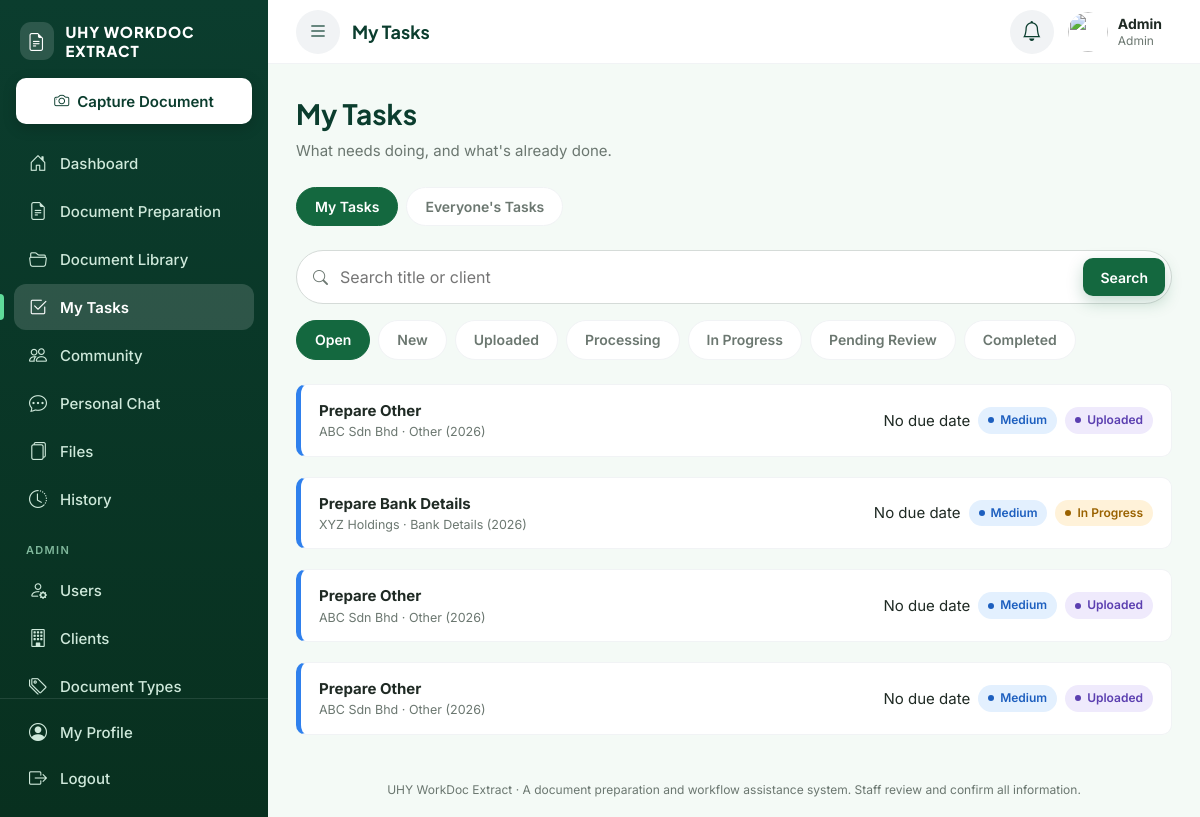
/tasks/index.php (signed in), run on the app's committed database.
### tables this page shows
CREATE TABLE `users` (
  `user_id` int(10) UNSIGNED NOT NULL,
  `name` varchar(120) NOT NULL,
  `username` varchar(50) NOT NULL,
  `email` varchar(150) NOT NULL,
  `password` varchar(255) NOT NULL,
  `role` enum('admin','staff') NOT NULL DEFAULT 'staff',
  `staff_type` enum('staff','contract','intern') DEFAULT NULL,
  `department` varchar(50) DEFAULT NULL,
  `avatar_path` varchar(255) DEFAULT NULL,
  `status` enum('active','inactive') NOT NULL DEFAULT 'active',
  `must_change_password` tinyint(1) NOT NULL DEFAULT 1,
  `last_login_at` datetime DEFAULT NULL,
  `created_at` timestamp NOT NULL DEFAULT current_timestamp(),
  `updated_at` timestamp NOT NULL DEFAULT current_timestamp() ON UPDATE current_timestamp()
);

CREATE TABLE `tasks` (
  `task_id` int(10) UNSIGNED NOT NULL,
  `document_id` int(10) UNSIGNED DEFAULT NULL,
  `client_id` int(10) UNSIGNED DEFAULT NULL,
  `title` varchar(200) NOT NULL,
  `assigned_to` int(10) UNSIGNED NOT NULL,
  `created_by` int(10) UNSIGNED NOT NULL,
  `status` enum('new','uploaded','processing','in_progress','pending_review','completed') NOT NULL DEFAULT 'new',
  `priority` enum('low','medium','high','urgent') NOT NULL DEFAULT 'medium',
  `due_date` date DEFAULT NULL,
  `seen_at` datetime DEFAULT NULL,
  `created_at` timestamp NOT NULL DEFAULT current_timestamp(),
  `updated_at` timestamp NOT NULL DEFAULT current_timestamp() ON UPDATE current_timestamp(),
  `completed_at` datetime DEFAULT NULL
);

CREATE TABLE `clients` (
  `client_id` int(10) UNSIGNED NOT NULL,
  `client_name` varchar(150) NOT NULL,
  `registration_no` varchar(50) DEFAULT NULL,
  `contact_person` varchar(120) DEFAULT NULL,
  `status` enum('active','inactive') NOT NULL DEFAULT 'active',
  `created_by` int(10) UNSIGNED DEFAULT NULL,
  `created_at` timestamp NOT NULL DEFAULT current_timestamp()
);

CREATE TABLE `documents` (
  `document_id` int(10) UNSIGNED NOT NULL,
  `client_id` int(10) UNSIGNED NOT NULL,
  `type_id` int(10) UNSIGNED NOT NULL,
  `document_name` varchar(200) NOT NULL,
  `year` smallint(5) UNSIGNED NOT NULL,
  `uploaded_by` int(10) UNSIGNED NOT NULL,
  `current_version_id` int(10) UNSIGNED DEFAULT NULL,
  `prepared_from_version_id` int(10) UNSIGNED DEFAULT NULL,
  `status` enum('draft','in_review','returned','approved','final') NOT NULL DEFAULT 'draft',
  `is_deleted` tinyint(1) NOT NULL DEFAULT 0,
  `deleted_at` datetime DEFAULT NULL,
  `deleted_by` int(10) UNSIGNED DEFAULT NULL,
  `created_at` timestamp NOT NULL DEFAULT current_timestamp(),
  `updated_at` timestamp NOT NULL DEFAULT current_timestamp() ON UPDATE current_timestamp()
);

### includes/functions.php (called while the page is built, shortened)
<?php
function e(?string $value): string
{
    return htmlspecialchars((string)$value, ENT_QUOTES, 'UTF-8');
}
function url(string $path = ''): string
{
    return BASE_URL . '/' . ltrim($path, '/');
}

### config/database.php (called while the page is built, shortened)
<?php
function db(): PDO
{
    static $pdo = null;
    if ($pdo === null) {
        try {
            $pdo = new PDO(
                'mysql:host=' . DB_HOST . ';dbname=' . DB_NAME . ';charset=utf8mb4',
                DB_USER,
                DB_PASS,
                [
                    PDO::ATTR_ERRMODE            => PDO::ERRMODE_EXCEPTION,
                    PDO::ATTR_DEFAULT_FETCH_MODE => PDO::FETCH_ASSOC,
                    PDO::ATTR_EMULATE_PREPARES   => false,
                    PDO::MYSQL_ATTR_INIT_COMMAND => "SET time_zone = '+08:00'",
                ]
            );
        } catch (PDOException $e) {
            error_log('DB connection failed: ' . $e->getMessage());
            http_response_code(500);
            exit(APP_DEBUG
                ? 'Database connection failed: ' . htmlspecialchars($e->getMessage())
                : 'The system is temporarily unavailable.');
        }
    }
    return $pdo;
}

### includes/auth.php (called while the page is built, shortened)
<?php
function current_user(): ?array
{
    static $user = null;
    static $loaded = false;
    if ($loaded) {
        return $user;
    }
    $stmt = db()->prepare(
        'SELECT user_id, name, username, email, role, staff_type, department, status, must_change_password, avatar_path
         FROM users WHERE user_id = ? LIMIT 1'
    );
    $stmt->execute([$_SESSION['user_id']]);
    $row = $stmt->fetch();
    $user = $row;
    return $user;
}
function require_login(bool $allowPasswordChange = false): array
{
    $user = current_user();
    return $user;
}

### includes/permissions.php (called while the page is built, shortened)
<?php
function permission_map(): array
{
    $staffCommon = [
        'dashboard.view',
        'document.capture',
        'document.prepare',
        'document.library',
        'document.submit',
        'task.view',
        'community.use',
        'chat.use',
        'history.view',
    ];
    $seniorExtras = [
        'document.export',
        'document.approve',
        'task.create',
        'task.assign',
        'files.view',
    ];
    return [
        'admin' => ['*'],
        'staff'    => array_merge($staffCommon, $seniorExtras),
        'contract' => array_merge($staffCommon, $seniorExtras),
        'intern' => $staffCommon,
    ];
}
function permission_profile(array $user): string
{
    if ($user['role'] === 'admin') {
        return 'admin';
    }
    return in_array($user['staff_type'], ['staff', 'contract', 'intern'], true) ? $user['staff_type'] : 'staff';
}
function can(string $permission, ?array $user = null): bool
{
    $user ??= current_user();
    $allowed = permission_map()[permission_profile($user)] ?? [];
    return in_array('*', $allowed, true) || in_array($permission, $allowed, true);
}
function require_permission(string $permission): array
{
    $user = require_login();
    return $user;
}

### services/TaskService.php (called while the page is built, shortened)
<?php
class TaskService
{
    public static function statuses(): array
    {
        return [
            'new' => 'New', 'uploaded' => 'Uploaded', 'processing' => 'Processing',
            'in_progress' => 'In Progress', 'pending_review' => 'Pending Review', 'completed' => 'Completed',
        ];
    }
    public static function search(int $viewerId, string $scope, string $status, string $q, int $limit, int $offset): array
    {
        $sql = 'SELECT t.*, c.client_name, d.document_name, d.year AS document_year, a.name AS assignee_name
                FROM tasks t
                LEFT JOIN clients c ON c.client_id = t.client_id
                LEFT JOIN documents d ON d.document_id = t.document_id
                JOIN users a ON a.user_id = t.assigned_to
                WHERE 1=1';
        $p = [];
        if ($scope === 'mine') {
            $sql .= ' AND t.assigned_to = ?';
            $p[] = $viewerId;
        }
        if ($status === 'completed') {
            $sql .= " AND t.status = 'completed'";
        } elseif ($status !== '') {
            $sql .= ' AND t.status = ?';
            $p[] = $status;
        } else {
            $sql .= " AND t.status <> 'completed'";
        }
        $sql .= ' ORDER BY FIELD(t.priority, "urgent","high","medium","low"),
                  (t.due_date IS NULL), t.due_date ASC, t.created_at DESC
                  LIMIT ' . (int)$limit . ' OFFSET ' . (int)$offset;
        $stmt = db()->prepare($sql);
        $stmt->execute($p);
        return $stmt->fetchAll();
    }
    public static function count(int $viewerId, string $scope, string $status, string $q): int
    {
        $sql = 'SELECT COUNT(*) FROM tasks t LEFT JOIN clients c ON c.client_id = t.client_id WHERE 1=1';
        $p = [];
        if ($scope === 'mine') { $sql .= ' AND t.assigned_to = ?'; $p[] = $viewerId; }
        if ($status === 'completed') { $sql .= " AND t.status = 'completed'"; }
        elseif ($status !== '') { $sql .= ' AND t.status = ?'; $p[] = $status; }
        else { $sql .= " AND t.status <> 'completed'"; }
        $stmt = db()->prepare($sql);
        $stmt->execute($p);
        return (int)$stmt->fetchColumn();
    }
}

### includes/badges.php (called while the page is built, shortened)
<?php
function get_badge_counts(int $userId): array
{
    $count = function (string $sql, array $params): int {
        $stmt = db()->prepare($sql);
        $stmt->execute($params);
        return (int)$stmt->fetchColumn();
    };
    $chat = $count(
        'SELECT COUNT(*) FROM messages WHERE receiver_id = ? AND is_read = 0',
        [$userId]
    );
    $tasks = $count(
        "SELECT COUNT(*) FROM tasks
         WHERE assigned_to = ? AND seen_at IS NULL AND status <> 'completed'",
        [$userId]
    );
    $community = $count(
        'SELECT COUNT(*)
         FROM community_posts p
         JOIN community_channels c ON c.channel_id = p.channel_id AND c.is_active = 1
         LEFT JOIN community_reads r ON r.channel_id = p.channel_id AND r.user_id = ?
         JOIN users me ON me.user_id = ?
         WHERE p.user_id <> ?
           AND p.post_id > COALESCE(r.last_read_post_id, 0)
           AND p.created_at >= me.created_at',
        [$userId, $userId, $userId]
    );
    $notifications = $count(
        'SELECT COUNT(*) FROM notifications WHERE user_id = ? AND is_read = 0',
        [$userId]
    );
    return [
        'tasks'         => $tasks,
        'community'     => $community,
        'chat'          => $chat,
        'notifications' => $notifications,
    ];
}

### tasks/index.php (the view, shortened to what this page needs)
<?php
require_once __DIR__ . '/../includes/bootstrap.php';
require_once __DIR__ . '/../services/TaskService.php';
$user   = require_permission('task.view');
$userId = (int)$user['user_id'];
$scope  = ($user['role'] === 'admin' && ($_GET['scope'] ?? 'mine') === 'all') ? 'all' : 'mine';
$status = TaskService::statuses()[$_GET['status'] ?? ''] ? $_GET['status'] : '';
$q      = trim($_GET['q'] ?? '');
$perPage = 20;
$total   = TaskService::count($userId, $scope, $status, $q);
$pages   = max(1, (int)ceil($total / $perPage));
$page    = min(max(1, (int)($_GET['page'] ?? 1)), $pages);
$tasks   = TaskService::search($userId, $scope, $status, $q, $perPage, ($page - 1) * $perPage);
$link = function (array $extra) use ($scope, $status, $q): string {
    $params = array_filter(array_merge(['scope' => $scope, 'status' => $status, 'q' => $q], $extra), fn($v) => $v !== '' && $v !== null);
    return url('tasks/index.php' . ($params ? '?' . http_build_query($params) : ''));
};
$pageTitle = 'My Tasks';
require __DIR__ . '/../includes/header.php';
?>
<div class="df-page-header">
    <div>
        <h1>My Tasks</h1>
        <p class="df-page-sub">What needs doing, and what's already done.</p>
    </div>
</div>
<?php if ($user['role'] === 'admin'): ?>
    <div class="df-tabs">
        <a class="df-tab<?= $scope === 'mine' ? ' is-active' : '' ?>" href="<?= e($link(['scope' => 'mine'])) ?>">My Tasks</a>
        <a class="df-tab<?= $scope === 'all' ? ' is-active' : '' ?>" href="<?= e($link(['scope' => 'all'])) ?>">Everyone's Tasks</a>
    </div>
<?php endif; ?>
<form method="get" class="df-search" role="search">
    <i class="bi bi-search"></i>
    <input type="search" name="q" value="<?= e($q) ?>" placeholder="Search title or client" aria-label="Search tasks">
    <button type="submit" class="df-btn df-btn-primary df-btn-sm">Search</button>
</form>
<div class="df-tabs">
    <a class="df-tab<?= $status === '' ? ' is-active' : '' ?>" href="<?= e($link(['status' => ''])) ?>">Open</a>
    <?php foreach (TaskService::statuses() as $key => $label): if ($key === 'completed') continue; ?>
        <a class="df-tab<?= $status === $key ? ' is-active' : '' ?>" href="<?= e($link(['status' => $key])) ?>"><?= e($label) ?></a>
    <?php endforeach; ?>
    <a class="df-tab<?= $status === 'completed' ? ' is-active' : '' ?>" href="<?= e($link(['status' => 'completed'])) ?>">Completed</a>
</div>
<?php if ($tasks): ?>
    <div class="df-stack">
        <?php foreach ($tasks as $t): [$dueText, $dueClass] = due_label($t['due_date']); $isNew = $t['seen_at'] === null; ?>
            <a class="df-task-row df-task-<?= e($t['priority']) ?><?= $isNew ? ' is-new' : '' ?>" href="<?= e(url('tasks/view.php?id=' . (int)$t['task_id'])) ?>">
                <div class="df-task-row-main">
                    <strong><?= e($t['title']) ?><?php if ($isNew): ?><span class="df-new-dot" title="New"></span><?php endif; ?></strong>
                    <small><?= e($t['client_name'] ?? '-') ?><?= $t['document_name'] ? ' · ' . e($t['document_name']) . ' (' . (int)$t['document_year'] . ')' : '' ?><?= $scope === 'all' ? ' · ' . e($t['assignee_name']) : '' ?></small>
                </div>
                <div class="df-task-row-meta">
                    <span class="<?= e($dueClass) ?>"><?= e($dueText) ?></span>
                    <?= status_badge($t['priority']) ?>
                    <?= status_badge($t['status']) ?>
                </div>
            </a>
        <?php endforeach; ?>
    </div>
<?php endif; ?>
<?php require __DIR__ . '/../includes/footer.php'; ?>

### includes/header.php (shortened to what this page needs)
<?php
$user = current_user();
$pageTitle = $pageTitle ?? 'Dashboard';
$userId    = (int)$user['user_id'];
$badges       = get_badge_counts($userId);
?>
<!DOCTYPE html>
<html lang="en">
<head>
    <link rel="stylesheet" href="https://cdn.jsdelivr.net/npm/bootstrap-icons@1.11.3/font/bootstrap-icons.min.css">
    <link rel="stylesheet" href="<?= e(url('assets/css/style.css')) ?>">
</head>
<body class="df-app-body">
<div class="df-shell">
    <?php require __DIR__ . '/sidebar.php'; ?>
    <div class="df-main">
        <header class="df-topbar">
            <button type="button" class="df-icon-btn df-menu-btn" data-sidebar-open aria-label="Open menu">
                <i class="bi bi-list"></i>
            </button>
            <h2 class="df-topbar-title"><?= e($pageTitle) ?></h2>
            <div class="df-topbar-actions">
                <div class="df-dropdown" data-dropdown>
                    <button type="button" class="df-icon-btn" data-dropdown-toggle
                            aria-label="Notifications" aria-expanded="false">
                        <i class="bi bi-bell"></i>
                    </button>
                </div>
                <a class="df-topbar-user" href="<?= e(url('profile/index.php')) ?>">
                    <?= render_avatar($user) ?>
                    <span class="df-topbar-user-text">
                        <strong><?= e($user['name']) ?></strong>
                        <small><?= e(role_label($user)) ?></small>
                    </span>
                </a>
            </div>
        </header>
        <main class="df-content">

### includes/ui.php (shortened to what this page needs)
<?php
function role_label(array $user): string
{
    if ($user['role'] === 'admin') {
        return 'Admin';
    }
    $labels = ['staff' => 'Staff', 'contract' => 'Contract Staff', 'intern' => 'Intern'];
    return $labels[$user['staff_type']] ?? 'Staff';
}
function status_badge(string $status): string
{
    $map = [
        'new'            => ['New', 'info'],
        'uploaded'       => ['Uploaded', 'purple'],
        'processing'     => ['Processing', 'warning'],
        'in_progress'    => ['In Progress', 'warning'],
        'pending_review' => ['Pending Review', 'purple'],
        'completed'      => ['Completed', 'success'],
        'draft'          => ['Draft', 'neutral'],
        'in_review'      => ['In Review', 'purple'],
        'returned'       => ['Returned', 'danger'],
        'approved'       => ['Approved', 'success'],
        'final'          => ['Final', 'success'],
        'active'         => ['Active', 'success'],
        'inactive'       => ['Inactive', 'neutral'],
        'low'            => ['Low', 'neutral'],
        'medium'         => ['Medium', 'info'],
        'high'           => ['High', 'warning'],
        'urgent'         => ['Urgent', 'danger'],
    ];
    [$label, $color] = $map[$status] ?? [ucfirst(str_replace('_', ' ', $status)), 'neutral'];
    return '<span class="df-badge df-badge-' . e($color) . '">' . e($label) . '</span>';
}
function due_label(?string $date): array
{
    if (!$date) {
        return ['No due date', ''];
    }
    $due   = strtotime($date);
    return [date('d M Y', $due), ''];
}
function render_avatar(array $user, string $size = ''): string
{
    $class = 'df-avatar' . ($size ? ' df-avatar-' . $size : '');
    if (!empty($user['avatar_path']) && !empty($user['user_id'])) {
        $src = url('files/avatar.php?u=' . (int)$user['user_id']);
        return '<span class="' . $class . ' df-avatar-photo"><img src="' . e($src) . '" alt=""></span>';
    }
    return '<span class="' . $class . '">' . e(user_initials($user['name'] ?? '')) . '</span>';
}

### data on the page
users: name "Admin", role "Admin"
tasks: title "Prepare Other", client.client_name "ABC Sdn Bhd", document.document_name "Other", document.year "2026", dueText "No due date", label "Medium Uploaded"
tasks: title "Prepare Bank Details", client.client_name "XYZ Holdings", document.document_name "Bank Details", document.year "2026", dueText "No due date", label "Medium In Progress"
tasks: title "Prepare Other", client.client_name "ABC Sdn Bhd", document.document_name "Other", document.year "2026", dueText "No due date", label "Medium Uploaded"
tasks: title "Prepare Other", client.client_name "ABC Sdn Bhd", document.document_name "Other", document.year "2026", dueText "No due date", label "Medium Uploaded"

### other printed values
$item['label'] "Dashboard"
$item['label'] "Document Preparation"
$item['label'] "Document Library"
$item['label'] "My Tasks"
$item['label'] "Community"
$item['label'] "Personal Chat"
$item['label'] "Files"
$item['label'] "History"
$item['label'] "Users"
$item['label'] "Clients"
$item['label'] "Document Types"
$pageTitle "My Tasks"
$label "New"
$label "Uploaded"
$label "Processing"
